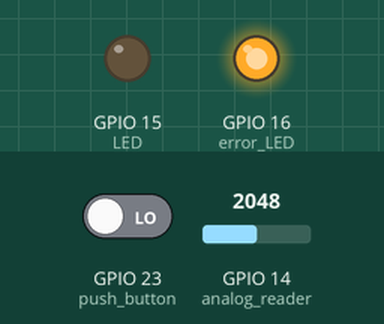
A sketch run on a simulated ESP32. Shown: output pins drawn as LEDs (lit = HIGH). The inputs (shaded band) are chosen by the test bench; at power-on: GPIO 23 (push_button) LOW, GPIO 14 (analog_reader) = 2048. What the sketch prints to the serial monitor is not drawn.

Above: at 0.17 s.
At 1.2 s:
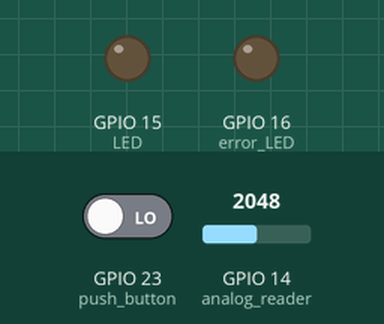
1.3 s: GPIO 23 (push_button) driven HIGH
Timing chart, 0 to 4.3 s (numbered marks = the images above; inputs shaded):
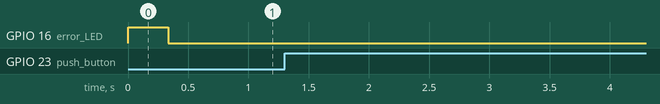

Measured:
- after the input at 1.3 s, every drawn part: stays the same

The sketch:

Embedded_Software_Assignment_3_Lucas_Isaac.ino
```cpp
// ===============================
//    B31DG - EMBEDDED SOFTWARE
//         Assignment  3
//          Lucas Isaac
// ===============================

#if CONFIG_FREERTOS_UNICORE
#define ARDUINO_RUNNING_CORE 0
#else
#define ARDUINO_RUNNING_CORE 1
#endif

// ==========================
//      VARIABLES & PINS
// ==========================

#define LED           15
#define error_LED     16
#define push_button   23
#define square_reader 35
#define analog_reader 14

float       analog_values[4] =  {0,0,0,0};
const int   half_max         = 3.3/2*1000; // 1 650 mV
bool        error_code       =          0;

// initialization of the queue

static QueueHandle_t queue;


// ====================================
//      CREATION OF TASKS & DELAYS
// ====================================

void task1(void *pvParameters);
void task2(void *pvParameters);
void task3(void *pvParameters);
void task4(void *pvParameters);
void task5(void *pvParameters);
void task6(void *pvParameters);
void task7(void *pvParameters);
void task8(void *pvParameters);
void task9(void *pvParameters);

const TickType_t xDelay1 =    9 / portTICK_PERIOD_MS;
const TickType_t xDelay2 =  200 / portTICK_PERIOD_MS;
const TickType_t xDelay3 = 1000 / portTICK_PERIOD_MS;
const TickType_t xDelay4 =   42 / portTICK_PERIOD_MS;
const TickType_t xDelay5 =   42 / portTICK_PERIOD_MS;
const TickType_t xDelay6 =  100 / portTICK_PERIOD_MS;
const TickType_t xDelay7 =  333 / portTICK_PERIOD_MS;
const TickType_t xDelay8 =  333 / portTICK_PERIOD_MS;
const TickType_t xDelay9 = 5000 / portTICK_PERIOD_MS;


// ===================
//      STRUCTURE
// ===================

struct s_data {
  byte         button_state         :   1;
  unsigned int frecuency_value      :  10; // another possibity is to put this on 9, and add 500
  unsigned int average_analog_value :  12; // analog value sotckable until 4096
};

// creation of the datas variable
s_data datas;

// =============================
//            TASKS
// =============================

// --------- TASK 1 --------- //

void task1(void *pvParameters){
  (void) pvParameters;
  for(;;){
    digitalWrite(LED, HIGH);
    delayMicroseconds(50);
    digitalWrite(LED, LOW);
    //Serial.println("Task 1");
    vTaskDelay(xDelay1);
  }
}

// --------- TASK 2 --------- //

void task2(void *pvParameters){
  /* use of a semaphore
   *  to write in the struct
   *  for the button state
   */
  (void) pvParameters;
  for(;;){
    if(digitalRead(push_button)){
      datas.button_state = 1;
    }
    else{
      datas.button_state = 0;
    }
    //Serial.println("Task 2");
    //Serial.println(datas.button_state);
    vTaskDelay(xDelay2);
  }
}

// --------- TASK 3 --------- //

void task3(void *pvParameters){
  /* Use of a semaphore to write
   * in the struct the square frequency
   */
   (void) pvParameters;
  for(;;){
    //Serial.println("Task 3");
    vTaskDelay(xDelay3);
  }
}

// --------- TASK 4 --------- //

void task4(void *pvParameters){
  /* Use of a semaphore
   *  to write the analog values
   */
  (void) pvParameters;
  for(;;){
    for(int i=1; i<4; i++){
      analog_values[i] = analog_values[i+1];
    }
    analog_values[4] = analogRead(analog_reader);
    //Serial.println("Task 4");
    vTaskDelay(xDelay4);
  }}


// --------- TASK 5 --------- //

void task5(void *pvParameters){ // use of a queue
  (void) pvParameters;
  for(;;){
    datas.average_analog_value = 0;
    for (int i=1; i<5; i++){
      datas.average_analog_value = datas.average_analog_value + analog_values[i];
    }
    datas.average_analog_value = datas.average_analog_value / 4;
    //Serial.println("Task 5");
    vTaskDelay(xDelay5);
  }
}


// --------- TASK 6 --------- //

void task6(void *pvParameters){
  (void) pvParameters;
  for(;;){
    for(int i=0; i<1000; i++){
      __asm__ __volatile__ ("nop");
    }
    //Serial.println("Task 6");
    vTaskDelay(xDelay6);
  }
}


// --------- TASK 7 --------- //

void task7(void *pvParameters){ // use of a queue
  (void) pvParameters;
  for(;;){
    if(analogRead(analog_reader) > half_max){
      error_code = 1;
    }
    else{
      error_code = 0;
    }
    //Serial.println("Task 7");
    vTaskDelay(xDelay7);
  }
}


// --------- TASK 8 --------- //

void task8(void *pvParameters){
  (void) pvParameters;
  for(;;){
    if(error_code){
      digitalWrite(error_LED,HIGH);
    }
    else{
      digitalWrite(error_LED,LOW);
    }
    //Serial.println("Task 8");
    vTaskDelay(xDelay8);
  }
}


// --------- TASK 9 --------- //

//use of a semaphore
void task9(void *pvParameters){ //print only the button is pressed,
  (void) pvParameters;
  for(;;){
    if(digitalRead(push_button)){
      Serial.print("Pushbutton value : ");
      Serial.println(datas.button_state);
      Serial.print("Frecuency of the square signal = ");
      Serial.println(datas.frecuency_value);
      Serial.print("Filtered analogue input value = ");
      Serial.println(datas.average_analog_value);
    }
    Serial.println("Task 9");
    vTaskDelay(xDelay9);
  }
}

// ============================ //
//        INITIALISATION        //
// ============================ //

void setup() {

  Serial.begin(115200);

  pinMode(          LED,OUTPUT);
  pinMode(  push_button, INPUT);
  pinMode(square_reader, INPUT);
  pinMode(analog_reader, INPUT);
  pinMode(    error_LED,OUTPUT);

  queue = xQueueCreate(4,sizeof(int)); // creation of a queue of 4 ints

  xTaskCreatePinnedToCore(task1,"task1",4096,NULL,1,NULL,ARDUINO_RUNNING_CORE); //4096 is the size of the task, 1 is the priority
  xTaskCreatePinnedToCore(task2,"task2",4096,NULL,1,NULL,ARDUINO_RUNNING_CORE);
  xTaskCreatePinnedToCore(task3,"task3",4096,NULL,1,NULL,ARDUINO_RUNNING_CORE);
  xTaskCreatePinnedToCore(task4,"task4",4096,NULL,1,NULL,ARDUINO_RUNNING_CORE); //4096 is the size of the task, 1 is the priority
  xTaskCreatePinnedToCore(task5,"task5",4096,NULL,1,NULL,ARDUINO_RUNNING_CORE);
  xTaskCreatePinnedToCore(task6,"task6",4096,NULL,1,NULL,ARDUINO_RUNNING_CORE);
  xTaskCreatePinnedToCore(task7,"task7",4096,NULL,1,NULL,ARDUINO_RUNNING_CORE); //4096 is the size of the task, 1 is the priority
  xTaskCreatePinnedToCore(task8,"task8",4096,NULL,1,NULL,ARDUINO_RUNNING_CORE);
  xTaskCreatePinnedToCore(task9,"task9",4096,NULL,1,NULL,ARDUINO_RUNNING_CORE);

  // any function has a parameter, so the value is NULL

}


void loop() {  }
```
